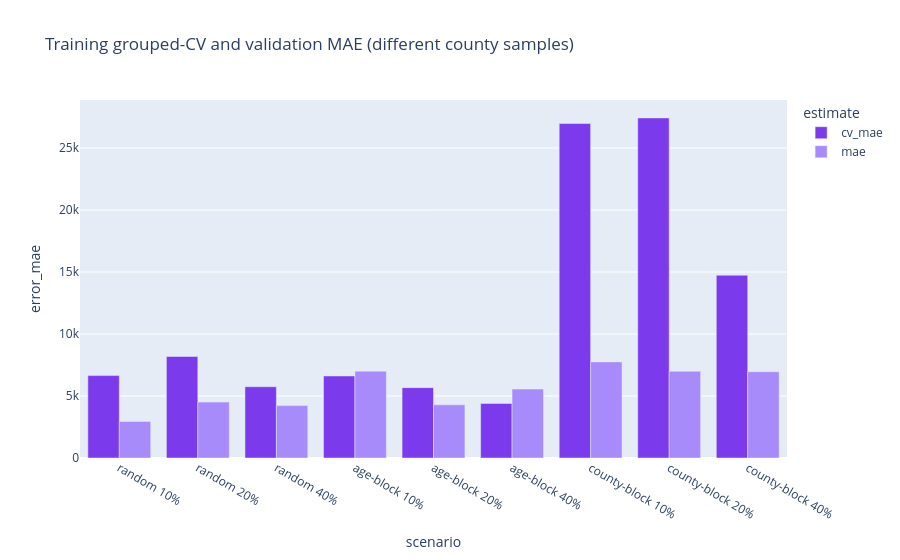

Notebook source saved alongside this figure:
### Markdown cell above
### Understanding the validation comparison chart

The horizontal axis shows the mask pattern, the vertical axis shows validation **MAE**, and colors distinguish model families. The separate panels show mask rates. Compare bars within the **same pattern and rate**: a shorter bar means smaller average error on those hidden validation values.

Random forest has the best average across all nine scenarios, but the shorter bars vary by scenario. Repeatedly adjusting models based on the same small validation set can make the apparent winner look more reliable than it is.

### Code cell
model_charts['generalisation'].show()

### Figure 1 — Plotly figure (JSON) as saved in the notebook; plotly's stock layout.template omitted (floating-point values rounded to 4 significant figures)
{"data": [{"alignmentgroup": "True", "hovertemplate": "estimate=cv_mae<br>scenario=%{x}<br>error_mae=%{y}<extra></extra>", "legendgroup": "cv_mae", "marker": {"color": "#7C3AED", "pattern": {"shape": ""}}, "name": "cv_mae", "offsetgroup": "cv_mae", "orientation": "v", "showlegend": true, "textposition": "auto", "type": "bar", "x": ["random 10%", "random 20%", "random 40%", "age-block 10%", "age-block 20%", "age-block 40%", "county-block 10%", "county-block 20%", "county-block 40%"], "xaxis": "x", "y": [6646.0, 8189.0, 5750.0, 6617.0, 5676.0, 4402.0, 26990.0, 27430.0, 14750.0], "yaxis": "y"}, {"alignmentgroup": "True", "hovertemplate": "estimate=mae<br>scenario=%{x}<br>error_mae=%{y}<extra></extra>", "legendgroup": "mae", "marker": {"color": "#A78BFA", "pattern": {"shape": ""}}, "name": "mae", "offsetgroup": "mae", "orientation": "v", "showlegend": true, "textposition": "auto", "type": "bar", "x": ["random 10%", "random 20%", "random 40%", "age-block 10%", "age-block 20%", "age-block 40%", "county-block 10%", "county-block 20%", "county-block 40%"], "xaxis": "x", "y": [2953.0, 4509.0, 4226.0, 7003.0, 4286.0, 5556.0, 7754.0, 6994.0, 6960.0], "yaxis": "y"}], "layout": {"barmode": "group", "legend": {"title": {"text": "estimate"}, "tracegroupgap": 0}, "title": {"text": "Training grouped-CV and validation MAE (different county samples)"}, "xaxis": {"anchor": "y", "domain": [0, 1], "title": {"text": "scenario"}}, "yaxis": {"anchor": "x", "domain": [0, 1], "title": {"text": "error_mae"}}}}
